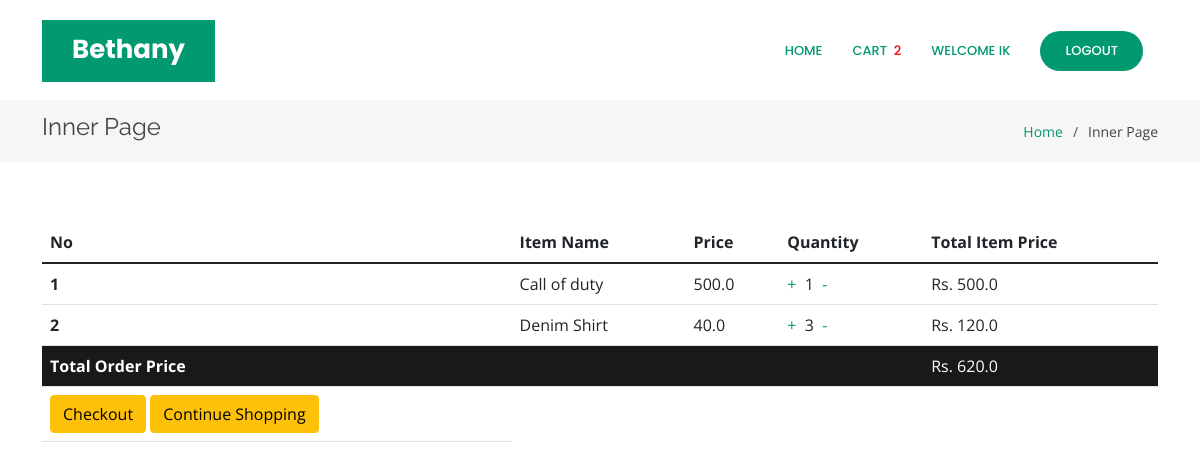
The page /orderlist (signed in) on the database its author committed.
### core/models.py (models this page shows, shortened)
class Order(models.Model):
    user=models.ForeignKey(User,on_delete=models.CASCADE)
    items=models.ManyToManyField(OrderItem)
    start_date=models.DateTimeField(auto_now_add=True)
    ordered_date=models.DateTimeField()
    ordered=models.BooleanField(default=False)
    order_id=models.CharField(max_length=100,unique=True,default=None,blank=True,null=True)
    datetime_ofpayment=models.DateTimeField(auto_now_add=True)
    order_delivered=models.BooleanField(default=False)
    order_received=models.BooleanField(default=False)
    razorpay_order_id=models.CharField(max_length=500,null=True,blank=True)
    razorpay_payment_id=models.CharField(max_length=500,null=True,blank=True)
    razorpay_signature=models.CharField(max_length=500,null=True,blank=True)
    def get_total_price(self):
        total = 0
        for order_item in self.items.all():
            total += order_item.get_final_price()
        return total

class OrderItem(models.Model):
    user=models.ForeignKey(User,on_delete=models.CASCADE)
    ordered=models.BooleanField(default=False)
    product=models.ForeignKey(Product,on_delete=models.CASCADE)
    quantity=models.IntegerField(default=1)
    def get_total_item_price(self):
        return self.quantity*self.product.price
    def get_final_price(self):
        return self.get_total_item_price()

class Product(models.Model):
    name=models.CharField(max_length=100)
    category=models.ForeignKey('Category', on_delete=models.CASCADE)
    desc=models.TextField()
    price=models.FloatField(default=0.0)
    product_available_count=models.IntegerField(default=0)
    img=models.ImageField(upload_to='images/')

### core/views.py (the view)
# urls.py: path('orderlist',views.orderlist,name="orderlist"),
def orderlist(request):
    if Order.objects.filter(user=request.user,ordered=False).exists():
        order=Order.objects.get(user=request.user,ordered=False)
        return render(request,'core/orderlist.html',{'order':order})
    return render(request,'core/orderlist.html',{'message':"Your Cart is Empty"})

### core/templatetags/cart_template_tag.py (called while the page is built)
@register.filter
def cart_item_count(user):
    if user.is_authenticated:
        qs=Order.objects.filter(user=user,ordered=False)
        if qs.exists():
            return qs[0].items.count()
    return 0

### templates/core/orderlist.html (shortened to what this page needs)
<!DOCTYPE html>
{% load static %}
{% load cart_template_tag%}
<html lang="en">
<head>
  <link href="{% static 'vendor/aos/aos.css' %}" rel="stylesheet">
  <link href="{% static 'vendor/bootstrap/css/bootstrap.min.css' %}" rel="stylesheet">
  <link href="{% static 'vendor/bootstrap-icons/bootstrap-icons.css' %}" rel="stylesheet">
  <link href="{% static 'vendor/boxicons/css/boxicons.min.css' %}" rel="stylesheet">
  <link href="{% static 'vendor/glightbox/css/glightbox.min.css' %}" rel="stylesheet">
  <link href="{% static 'vendor/remixicon/remixicon.css' %}" rel="stylesheet">
  <link href="{% static 'vendor/swiper/swiper-bundle.min.css' %}" rel="stylesheet">
  <link href="{% static 'css/style.css' %}" rel="stylesheet">
</head>
<body>
  <header id="header" class="fixed-top d-flex align-items-center">
    <div class="container">
      <div class="header-container d-flex align-items-center justify-content-between">
        <div class="logo">
          <h1 class="text-light"><a href="index.html"><span>Bethany</span></a></h1>
        </div>
        <nav id="navbar" class="navbar">
          <ul>
            {% if user.is_authenticated %}
            <li><a class="nav-link scrollto active" href="{% url 'index' %}">Home</a></li>
            <li><a class="nav-link scrollto active" href="{% url 'orderlist' %}">Cart&nbsp;&nbsp;
                <div style="color:red ;">{{request.user|cart_item_count}}</div>
              </a></li>
            <li><a class="nav-link scrollto active" href="#hero">Welcome {{user.username}}</a></li>
            <li><a class="getstarted scrollto" href="{% url 'user_logout' %}">Logout</a></li>
            {% else %}
            <li><a class="getstarted scrollto" href="{% url 'user_login' %}">Login</a></li>
            <li><a class="getstarted scrollto" href="{% url 'user_register' %}">Register</a></li>
            {% endif %}
          </ul>
        </nav>
      </div>
    </div>
  </header>
  <main id="main">
    <section class="breadcrumbs">
      <div class="container">
        <div class="d-flex justify-content-between align-items-center">
          <h2>Inner Page</h2>
          <ol>
            <li><a href="{% url 'index' %}">Home</a></li>
            <li>Inner Page</li>
          </ol>
        </div>
      </div>
    </section>
    <section class="inner-page">
      <div class="container">
        <table class="table">
          <thead class="thead-dark">
            <tr>
              <th scope="col">No</th>
              <th scope="col">Item Name</th>
              <th scope="col">Price</th>
              <th scope="col">Quantity</th>
              <th scope="col">Total Item Price</th>
            </tr>
          </thead>
          <tbody>
            {% for order_item in order.items.all %}
            <tr>
              <th scope="row">{{forloop.counter}}</th>
              <td>{{order_item.product.name}}</td>
              <td>{{order_item.product.price}}</td>
              <td>
                <a href="{% url 'add_item' order_item.product.pk %}">+</a>&nbsp;
                {{order_item.quantity}}&nbsp;
                <a href="{% url 'remove_item' order_item.product.pk %}">-</i></a>
              </td>
              <td>Rs. {{order_item.get_total_item_price}}</td>
            </tr>
            {% endfor %}
            {% if order.get_total_price %}
            <tr class="row100 body" style="background-color:#191919 ;">
              <td class="cell100 column1" style="color:white;"><b>Total Order Price</b></td>
              <td class="cell100 column2"></td>
              <td class="cell100 column3"></td>
              <td class="cell100 column4"></td>
              <td class="cell100 column5" style="color: white;">Rs. {{order.get_total_price}}
              </td>
            </tr>
            <tr class="row100 body">
              <td class="cel100 column1">
                <a href="{% url 'checkout_page'%}" class="btn btn-warning float-right ml-2">Checkout</a>
                <a href="/" class="btn btn-warning float-right">Continue Shopping</a>
              </td>
            </tr>
            {% endif %}
          </tbody>
        </table>
      </div>
    </section>
  </main>
</body>
</html>

### static/css/style.css (style rules this page uses)
body { font-family: "Open Sans", sans-serif; color: #444444; }
a { color: #009970; text-decoration: none; }
h1, h2, h3, h4, h5, h6 { font-family: "Raleway", sans-serif; }
#header { transition: all 0.5s; z-index: 997; transition: all 0.5s; top: 20px; }
#header .header-container { background: #fff; }
#header .logo { overflow: hidden; padding: 16px 30px 12px 30px; background: #009970; }
#header .logo h1 { font-size: 26px; padding: 0; line-height: 1; font-weight: 700; font-family: "Poppins", sans-serif; }
#header .logo h1 a, #header .logo h1 a:hover { color: #fff; text-decoration: none; }
.navbar { padding: 0; }
.navbar ul { margin: 0; padding: 0; display: flex; list-style: none; align-items: center; }
.navbar li { position: relative; }
.navbar a, .navbar a:focus { display: flex; align-items: center; justify-content: space-between; padding: 10px 0 10px 30px; color: #36343a; transition: 0.3s; font-size: 13px; font-weight: 500; text-transform: uppercase; font-family: "Poppins", sans-serif; white-space: nowrap; transition: 0.3s; }
.navbar a:hover, .navbar .active, .navbar .active:focus, .navbar li:hover > a { color: #009970; }
.navbar .getstarted, .navbar .getstarted:focus { background: #009970; padding: 10px 25px; margin-left: 30px; margin-right: 15px; border-radius: 50px; color: #fff; }
section { padding: 60px 0; overflow: hidden; }
.breadcrumbs { padding: 15px 0; background: #f6f6f7; margin-top: 100px; }
.breadcrumbs h2 { font-size: 24px; line-height: 1; font-weight: 400; }
.breadcrumbs ol { display: flex; flex-wrap: wrap; list-style: none; padding: 0; margin: 0; font-size: 14px; }
.breadcrumbs ol li + li { padding-left: 10px; }
.breadcrumbs ol li + li::before { display: inline-block; padding-right: 10px; color: #4f4c55; content: "/"; }

### rows shown on the page
OrderItem: product.name "Call of duty", product.price "500.0", quantity "1", get_total_item_price "500.0"
OrderItem: product.name "Denim Shirt", product.price "40.0", quantity "3", get_total_item_price "120.0"
Order: get_total_price "620.0"

### other values the page prints
{{ request.user|cart_item_count }} "2"
{{ user.username }} "IK"
